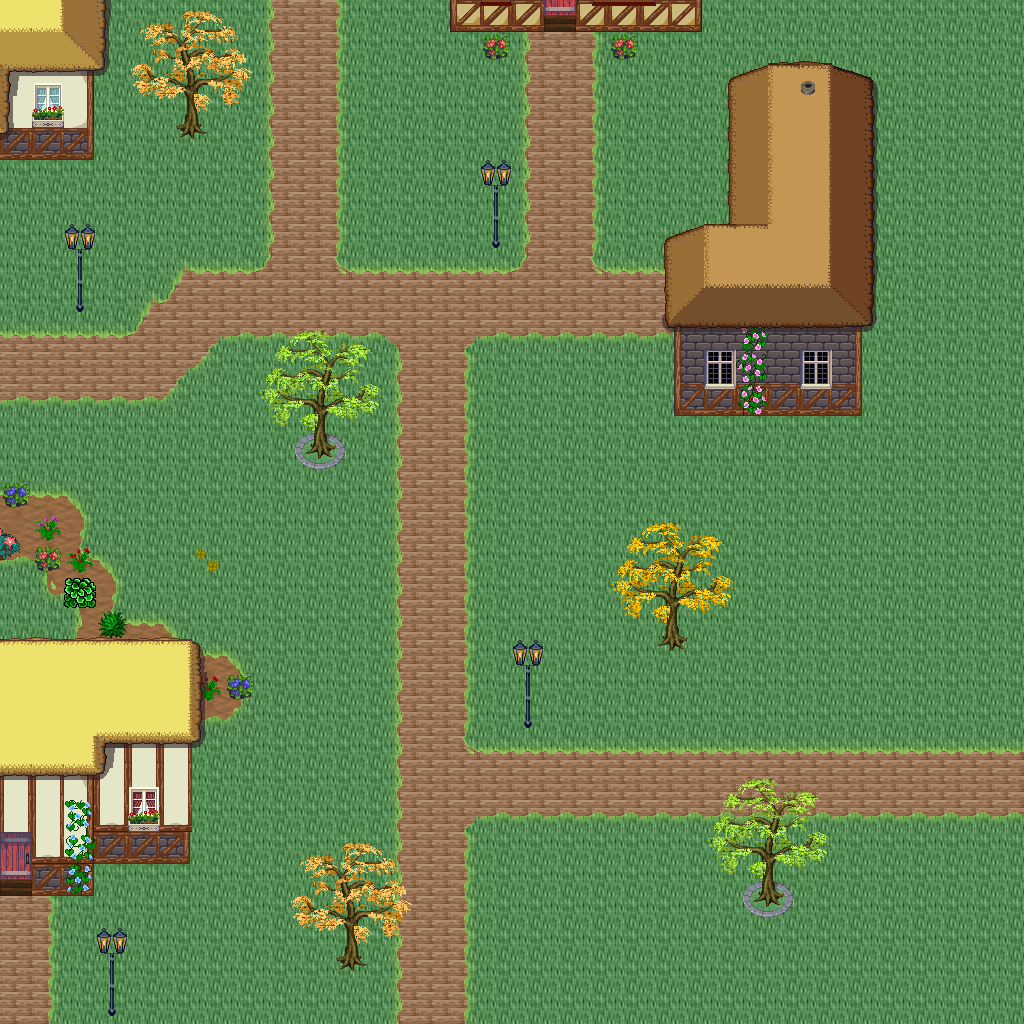

Below is a game level as drawn by its tile map, then a one-line description and the .tmx that defines it (tile-layer data replaced by summaries):
An orthogonal 32x32 tile map with 32x32 px tiles, 5 tile layers (Ground, Objects, Objects2, Above, ...), 1 hidden layer not drawn, 46 tilesets.

<map version="1.10" tiledversion="1.11.0" orientation="orthogonal" renderorder="right-down" width="32" height="32" tilewidth="32" tileheight="32" infinite="0" nextlayerid="11" nextobjectid="1">
 <tileset firstgid="1" name="logic_collision" tilewidth="32" tileheight="32" tilecount="1" columns="1">
  <image source="../drawable/logic_collision.png" width="32" height="32" />
 </tileset>
 <tileset firstgid="2" name="ground_ground" tilewidth="32" tileheight="32" tilecount="33" columns="3">
  <image source="../drawable/ground_ground.png" width="96" height="352" />
 </tileset>
 <tileset firstgid="35" name="building_castle" tilewidth="32" tileheight="32" tilecount="320" columns="20">
  <image source="../drawable/building_castle.png" width="640" height="512" />
 </tileset>
 <tileset firstgid="355" name="item_weapon_cannon" tilewidth="32" tileheight="32" tilecount="12" columns="3">
  <image source="../drawable/item_weapon_cannon.png" width="96" height="128" />
 </tileset>
 <tileset firstgid="367" name="item_pot_barrels_1" tilewidth="32" tileheight="32" tilecount="8" columns="4">
  <image source="../drawable/item_pot_barrels_1.png" width="128" height="64" />
 </tileset>
 <tileset firstgid="375" name="building_door_door" tilewidth="32" tileheight="32" tilecount="6" columns="3">
  <image source="../drawable/building_door_door.png" width="96" height="64" />
 </tileset>
 <tileset firstgid="381" name="building_door_closed" tilewidth="32" tileheight="32" tilecount="1" columns="1">
  <image source="../drawable/building_door_closed.png" width="32" height="32" />
 </tileset>
 <tileset firstgid="382" name="building_window_window_centered" tilewidth="32" tileheight="32" tilecount="1" columns="1">
  <image source="../drawable/building_window_window_centered.png" width="32" height="32" />
 </tileset>
 <tileset firstgid="383" name="building_decoration_chimney_big" tilewidth="32" tileheight="32" tilecount="2" columns="1">
  <image source="../drawable/building_decoration_chimney_big.png" width="32" height="64" />
 </tileset>
 <tileset firstgid="385" name="ground_grass_corners" tilewidth="32" tileheight="32" tilecount="24" columns="6">
  <image source="../drawable/ground_grass_corners.png" width="192" height="128" />
 </tileset>
 <tileset firstgid="409" name="ground_grass_edges" tilewidth="32" tileheight="32" tilecount="36" columns="12">
  <image source="../drawable/ground_grass_edges.png" width="384" height="96" />
 </tileset>
 <tileset firstgid="445" name="item_statue_lion_statues" tilewidth="32" tileheight="32" tilecount="8" columns="2">
  <image source="../drawable/item_statue_lion_statues.png" width="64" height="128" />
 </tileset>
 <tileset firstgid="453" name="item_statue_girl_with_bird" tilewidth="32" tileheight="32" tilecount="12" columns="4">
  <image source="../drawable/item_statue_girl_with_bird.png" width="128" height="96" />
 </tileset>
 <tileset firstgid="465" name="furniture_light_lamp_blue" tilewidth="32" tileheight="32" tilecount="3" columns="1">
  <image source="../drawable/furniture_light_lamp_blue.png" width="32" height="96" />
 </tileset>
 <tileset firstgid="468" name="light_dim_light_7x5" tilewidth="32" tileheight="32" tilecount="35" columns="7">
  <image source="../drawable/light_dim_light_7x5.png" width="224" height="160" />
 </tileset>
 <tileset firstgid="503" name="plant_flower_daisy_blue" tilewidth="32" tileheight="32" tilecount="8" columns="2">
  <image source="../drawable/plant_flower_daisy_blue.png" width="64" height="128" />
 </tileset>
 <tileset firstgid="511" name="plant_flower_daisy_red" tilewidth="32" tileheight="32" tilecount="8" columns="2">
  <image source="../drawable/plant_flower_daisy_red.png" width="64" height="128" />
 </tileset>
 <tileset firstgid="519" name="plant_flower_daisy_white" tilewidth="32" tileheight="32" tilecount="8" columns="2">
  <image source="../drawable/plant_flower_daisy_white.png" width="64" height="128" />
 </tileset>
 <tileset firstgid="527" name="plant_flower_daisy_yellow" tilewidth="32" tileheight="32" tilecount="8" columns="2">
  <image source="../drawable/plant_flower_daisy_yellow.png" width="64" height="128" />
 </tileset>
 <tileset firstgid="535" name="plant_tree_fall_trees" tilewidth="32" tileheight="32" tilecount="40" columns="8">
  <image source="../drawable/plant_tree_fall_trees.png" width="256" height="160" />
 </tileset>
 <tileset firstgid="575" name="plant_tree_oak_tree" tilewidth="32" tileheight="32" tilecount="20" columns="4">
  <image source="../drawable/plant_tree_oak_tree.png" width="128" height="160" />
 </tileset>
 <tileset firstgid="595" name="plant_tree_chestnut_tree" tilewidth="32" tileheight="32" tilecount="20" columns="4">
  <image source="../drawable/plant_tree_chestnut_tree.png" width="128" height="160" />
 </tileset>
 <tileset firstgid="615" name="plant_tree_locust_tree" tilewidth="32" tileheight="32" tilecount="20" columns="4">
  <image source="../drawable/plant_tree_locust_tree.png" width="128" height="160" />
 </tileset>
 <tileset firstgid="635" name="logic_protection" tilewidth="32" tileheight="32" tilecount="2" columns="2">
  <image source="../drawable/logic_protection.png" width="64" height="32" />
 </tileset>
 <tileset firstgid="637" name="plant_bush_hosta" tilewidth="32" tileheight="32" tilecount="9" columns="3">
  <image source="../drawable/plant_bush_hosta.png" width="96" height="96" />
 </tileset>
 <tileset firstgid="646" name="plant_flower_flowers_mixed" tilewidth="32" tileheight="32" tilecount="16" columns="4">
  <image source="../drawable/plant_flower_flowers_mixed.png" width="128" height="128" />
 </tileset>
 <tileset firstgid="662" name="plant_flower_red_blue_clusters" tilewidth="32" tileheight="32" tilecount="4" columns="1">
  <image source="../drawable/plant_flower_red_blue_clusters.png" width="32" height="128" />
 </tileset>
 <tileset firstgid="666" name="furniture_chair_bench_iron" tilewidth="32" tileheight="32" tilecount="4" columns="2">
  <image source="../drawable/furniture_chair_bench_iron.png" width="64" height="64" />
 </tileset>
 <tileset firstgid="670" name="plant_stump_stump_pale_purple" tilewidth="32" tileheight="32" tilecount="4" columns="2">
  <image source="../drawable/plant_stump_stump_pale_purple.png" width="64" height="64" />
 </tileset>
 <tileset firstgid="674" name="plant_stump_small_stump" tilewidth="32" tileheight="32" tilecount="4" columns="2">
  <image source="../drawable/plant_stump_small_stump.png" width="64" height="64" />
 </tileset>
 <tileset firstgid="678" name="building_decoration_banner" tilewidth="32" tileheight="32" tilecount="12" columns="1">
  <image source="../drawable/building_decoration_banner.png" width="32" height="384" />
 </tileset>
 <tileset firstgid="690" name="building_decoration_chimney" tilewidth="32" tileheight="32" tilecount="2" columns="1">
  <image source="../drawable/building_decoration_chimney.png" width="32" height="64" />
 </tileset>
 <tileset firstgid="692" name="plant_flower_vines_flowered" tilewidth="32" tileheight="32" tilecount="9" columns="3">
  <image source="../drawable/plant_flower_vines_flowered.png" width="96" height="96" />
 </tileset>
 <tileset firstgid="701" name="building_decoration_library_banner" tilewidth="32" tileheight="32" tilecount="6" columns="3">
  <image source="../drawable/building_decoration_library_banner.png" width="96" height="64" />
 </tileset>
 <tileset firstgid="707" name="logic_portal" tilewidth="32" tileheight="32" tilecount="24" columns="8">
  <image source="../drawable/logic_portal.png" width="256" height="96" />
 </tileset>
 <tileset firstgid="731" name="building_cottage" tilewidth="32" tileheight="32" tilecount="256" columns="16">
  <image source="../drawable/building_cottage.png" width="512" height="512" />
 </tileset>
 <tileset firstgid="987" name="building_roof_thatched_roof" tilewidth="32" tileheight="32" tilecount="256" columns="16">
  <image source="../drawable/building_roof_thatched_roof.png" width="512" height="512" />
 </tileset>
 <tileset firstgid="1243" name="building_window_windows" tilewidth="32" tileheight="32" tilecount="256" columns="16">
  <image source="../drawable/building_window_windows.png" width="512" height="512" />
 </tileset>
 <tileset firstgid="1499" name="building_door_doors" tilewidth="32" tileheight="32" tilecount="256" columns="16">
  <image source="../drawable/building_door_doors.png" width="512" height="512" />
 </tileset>
 <tileset firstgid="1755" name="building_decoration_chimney_brown_stacks" tilewidth="32" tileheight="32" tilecount="2" columns="1">
  <image source="../drawable/building_decoration_chimney_brown_stacks.png" width="32" height="64" />
 </tileset>
 <tileset firstgid="1757" name="ground_ground_3" tilewidth="32" tileheight="32" tilecount="5" columns="5">
  <image source="../drawable/ground_ground_3.png" width="160" height="32" />
 </tileset>
 <tileset firstgid="1762" name="plant_bush_bush_pinks" tilewidth="32" tileheight="32" tilecount="4" columns="2">
  <image source="../drawable/plant_bush_bush_pinks.png" width="64" height="64" />
 </tileset>
 <tileset firstgid="1766" name="plant_bushes_and_trees" tilewidth="32" tileheight="32" tilecount="144" columns="16">
  <image source="../drawable/plant_bushes_and_trees.png" width="512" height="289" />
 </tileset>
 <tileset firstgid="1910" name="plant_bush_berried" tilewidth="32" tileheight="32" tilecount="60" columns="5">
  <image source="../drawable/plant_bush_berried.png" width="160" height="384" />
 </tileset>
 <tileset firstgid="1970" name="plant_bush_leafy" tilewidth="32" tileheight="32" tilecount="48" columns="8">
  <image source="../drawable/plant_bush_leafy.png" width="256" height="192" />
 </tileset>
 <tileset firstgid="2018" name="plant_bush_flowering" tilewidth="32" tileheight="32" tilecount="72" columns="8">
  <image source="../drawable/plant_bush_flowering.png" width="256" height="288" />
 </tileset>
 <layer id="1" name="Ground" width="32" height="32">
  <data>[1024 cells, 1024 non-empty, 8 distinct tile ids]</data>
 </layer>
 <layer id="2" name="Objects" width="32" height="32">
  <data>[1024 cells, 253 non-empty, 44 distinct tile ids]</data>
 </layer>
 <layer id="3" name="Objects2" width="32" height="32">
  <data>[1024 cells, 37 non-empty, 30 distinct tile ids]</data>
 </layer>
 <layer id="4" name="Above" width="32" height="32">
  <data>[1024 cells, 198 non-empty, 96 distinct tile ids]</data>
 </layer>
 <layer id="5" name="Above2" width="32" height="32">
  <data>[1024 cells, 9 non-empty, 5 distinct tile ids]</data>
 </layer>
 <layer id="6" name="Walkable" width="32" height="32" visible="0">
  <data>[1024 cells, 120 non-empty, 1 distinct tile ids]</data>
 </layer>
 <objectgroup id="7" name="Mapevents" />
 <objectgroup id="8" name="Spawn" />
 <objectgroup id="9" name="Keys" />
 <objectgroup id="10" name="Replace" />
</map>
